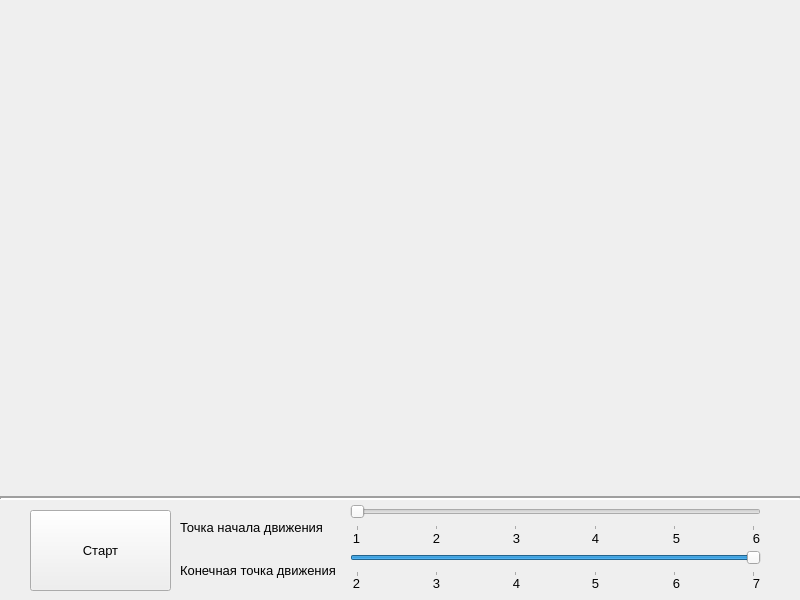
<?xml version="1.0" encoding="UTF-8"?>
<ui version="4.0">
 <class>Form</class>
 <widget class="QWidget" name="Form">
  <property name="geometry">
   <rect>
    <x>0</x>
    <y>0</y>
    <width>800</width>
    <height>600</height>
   </rect>
  </property>
  <property name="minimumSize">
   <size>
    <width>800</width>
    <height>600</height>
   </size>
  </property>
  <property name="maximumSize">
   <size>
    <width>800</width>
    <height>600</height>
   </size>
  </property>
  <property name="windowTitle">
   <string>Form</string>
  </property>
  <widget class="QPushButton" name="startBtn">
   <property name="geometry">
    <rect>
     <x>30</x>
     <y>510</y>
     <width>141</width>
     <height>81</height>
    </rect>
   </property>
   <property name="font">
    <font>
     <family>Segoe UI</family>
     <pointsize>10</pointsize>
    </font>
   </property>
   <property name="text">
    <string>Старт</string>
   </property>
  </widget>
  <widget class="QSlider" name="startLbl">
   <property name="geometry">
    <rect>
     <x>350</x>
     <y>500</y>
     <width>411</width>
     <height>31</height>
    </rect>
   </property>
   <property name="font">
    <font>
     <pointsize>10</pointsize>
     <weight>75</weight>
     <bold>true</bold>
    </font>
   </property>
   <property name="mouseTracking">
    <bool>false</bool>
   </property>
   <property name="acceptDrops">
    <bool>false</bool>
   </property>
   <property name="minimum">
    <number>1</number>
   </property>
   <property name="maximum">
    <number>6</number>
   </property>
   <property name="singleStep">
    <number>1</number>
   </property>
   <property name="pageStep">
    <number>1</number>
   </property>
   <property name="orientation">
    <enum>Qt::Horizontal</enum>
   </property>
   <property name="tickPosition">
    <enum>QSlider::TicksBelow</enum>
   </property>
   <property name="tickInterval">
    <number>1</number>
   </property>
  </widget>
  <widget class="QLabel" name="startPointOfMovementLabel">
   <property name="geometry">
    <rect>
     <x>180</x>
     <y>517</y>
     <width>151</width>
     <height>21</height>
    </rect>
   </property>
   <property name="font">
    <font>
     <family>Segoe UI</family>
     <pointsize>10</pointsize>
    </font>
   </property>
   <property name="text">
    <string>Точка начала движения</string>
   </property>
  </widget>
  <widget class="QLabel" name="endPointOfMovementLabel">
   <property name="geometry">
    <rect>
     <x>180</x>
     <y>560</y>
     <width>161</width>
     <height>21</height>
    </rect>
   </property>
   <property name="font">
    <font>
     <family>Segoe UI</family>
     <pointsize>10</pointsize>
    </font>
   </property>
   <property name="text">
    <string>Конечная точка движения</string>
   </property>
  </widget>
  <widget class="QSlider" name="stopLbl">
   <property name="geometry">
    <rect>
     <x>350</x>
     <y>546</y>
     <width>411</width>
     <height>31</height>
    </rect>
   </property>
   <property name="mouseTracking">
    <bool>false</bool>
   </property>
   <property name="minimum">
    <number>2</number>
   </property>
   <property name="maximum">
    <number>7</number>
   </property>
   <property name="singleStep">
    <number>1</number>
   </property>
   <property name="pageStep">
    <number>1</number>
   </property>
   <property name="value">
    <number>7</number>
   </property>
   <property name="orientation">
    <enum>Qt::Horizontal</enum>
   </property>
   <property name="tickPosition">
    <enum>QSlider::TicksBelow</enum>
   </property>
   <property name="tickInterval">
    <number>1</number>
   </property>
  </widget>
  <widget class="Line" name="separateLine">
   <property name="geometry">
    <rect>
     <x>0</x>
     <y>490</y>
     <width>801</width>
     <height>16</height>
    </rect>
   </property>
   <property name="lineWidth">
    <number>2</number>
   </property>
   <property name="orientation">
    <enum>Qt::Horizontal</enum>
   </property>
  </widget>
  <widget class="QLabel" name="bus">
   <property name="geometry">
    <rect>
     <x>25</x>
     <y>57</y>
     <width>141</width>
     <height>71</height>
    </rect>
   </property>
   <property name="text">
    <string/>
   </property>
  </widget>
  <widget class="QLabel" name="background">
   <property name="geometry">
    <rect>
     <x>0</x>
     <y>0</y>
     <width>800</width>
     <height>600</height>
    </rect>
   </property>
   <property name="minimumSize">
    <size>
     <width>800</width>
     <height>600</height>
    </size>
   </property>
   <property name="maximumSize">
    <size>
     <width>800</width>
     <height>600</height>
    </size>
   </property>
   <property name="text">
    <string/>
   </property>
  </widget>
  <widget class="QLabel" name="label">
   <property name="geometry">
    <rect>
     <x>341</x>
     <y>528</y>
     <width>31</width>
     <height>21</height>
    </rect>
   </property>
   <property name="font">
    <font>
     <family>Segoe UI</family>
     <pointsize>10</pointsize>
    </font>
   </property>
   <property name="text">
    <string>1</string>
   </property>
   <property name="alignment">
    <set>Qt::AlignCenter</set>
   </property>
  </widget>
  <widget class="QLabel" name="label_2">
   <property name="geometry">
    <rect>
     <x>421</x>
     <y>528</y>
     <width>31</width>
     <height>21</height>
    </rect>
   </property>
   <property name="font">
    <font>
     <family>Segoe UI</family>
     <pointsize>10</pointsize>
    </font>
   </property>
   <property name="text">
    <string>2</string>
   </property>
   <property name="alignment">
    <set>Qt::AlignCenter</set>
   </property>
  </widget>
  <widget class="QLabel" name="label_3">
   <property name="geometry">
    <rect>
     <x>501</x>
     <y>528</y>
     <width>31</width>
     <height>21</height>
    </rect>
   </property>
   <property name="font">
    <font>
     <family>Segoe UI</family>
     <pointsize>10</pointsize>
    </font>
   </property>
   <property name="text">
    <string>3</string>
   </property>
   <property name="alignment">
    <set>Qt::AlignCenter</set>
   </property>
  </widget>
  <widget class="QLabel" name="label_4">
   <property name="geometry">
    <rect>
     <x>580</x>
     <y>528</y>
     <width>31</width>
     <height>21</height>
    </rect>
   </property>
   <property name="font">
    <font>
     <family>Segoe UI</family>
     <pointsize>10</pointsize>
    </font>
   </property>
   <property name="text">
    <string>4</string>
   </property>
   <property name="alignment">
    <set>Qt::AlignCenter</set>
   </property>
  </widget>
  <widget class="QLabel" name="label_5">
   <property name="geometry">
    <rect>
     <x>661</x>
     <y>528</y>
     <width>31</width>
     <height>21</height>
    </rect>
   </property>
   <property name="font">
    <font>
     <family>Segoe UI</family>
     <pointsize>10</pointsize>
    </font>
   </property>
   <property name="text">
    <string>5</string>
   </property>
   <property name="alignment">
    <set>Qt::AlignCenter</set>
   </property>
  </widget>
  <widget class="QLabel" name="label_6">
   <property name="geometry">
    <rect>
     <x>741</x>
     <y>528</y>
     <width>31</width>
     <height>21</height>
    </rect>
   </property>
   <property name="font">
    <font>
     <family>Segoe UI</family>
     <pointsize>10</pointsize>
    </font>
   </property>
   <property name="text">
    <string>6</string>
   </property>
   <property name="alignment">
    <set>Qt::AlignCenter</set>
   </property>
  </widget>
  <widget class="QLabel" name="label_7">
   <property name="geometry">
    <rect>
     <x>501</x>
     <y>573</y>
     <width>31</width>
     <height>21</height>
    </rect>
   </property>
   <property name="font">
    <font>
     <family>Segoe UI</family>
     <pointsize>10</pointsize>
    </font>
   </property>
   <property name="text">
    <string>4</string>
   </property>
   <property name="alignment">
    <set>Qt::AlignCenter</set>
   </property>
  </widget>
  <widget class="QLabel" name="label_8">
   <property name="geometry">
    <rect>
     <x>661</x>
     <y>573</y>
     <width>31</width>
     <height>21</height>
    </rect>
   </property>
   <property name="font">
    <font>
     <family>Segoe UI</family>
     <pointsize>10</pointsize>
    </font>
   </property>
   <property name="text">
    <string>6</string>
   </property>
   <property name="alignment">
    <set>Qt::AlignCenter</set>
   </property>
  </widget>
  <widget class="QLabel" name="label_9">
   <property name="geometry">
    <rect>
     <x>421</x>
     <y>573</y>
     <width>31</width>
     <height>21</height>
    </rect>
   </property>
   <property name="font">
    <font>
     <family>Segoe UI</family>
     <pointsize>10</pointsize>
    </font>
   </property>
   <property name="text">
    <string>3</string>
   </property>
   <property name="alignment">
    <set>Qt::AlignCenter</set>
   </property>
  </widget>
  <widget class="QLabel" name="label_10">
   <property name="geometry">
    <rect>
     <x>741</x>
     <y>573</y>
     <width>31</width>
     <height>21</height>
    </rect>
   </property>
   <property name="font">
    <font>
     <family>Segoe UI</family>
     <pointsize>10</pointsize>
    </font>
   </property>
   <property name="text">
    <string>7</string>
   </property>
   <property name="alignment">
    <set>Qt::AlignCenter</set>
   </property>
  </widget>
  <widget class="QLabel" name="label_11">
   <property name="geometry">
    <rect>
     <x>341</x>
     <y>573</y>
     <width>31</width>
     <height>21</height>
    </rect>
   </property>
   <property name="font">
    <font>
     <family>Segoe UI</family>
     <pointsize>10</pointsize>
    </font>
   </property>
   <property name="text">
    <string>2</string>
   </property>
   <property name="alignment">
    <set>Qt::AlignCenter</set>
   </property>
  </widget>
  <widget class="QLabel" name="label_12">
   <property name="geometry">
    <rect>
     <x>580</x>
     <y>573</y>
     <width>31</width>
     <height>21</height>
    </rect>
   </property>
   <property name="font">
    <font>
     <family>Segoe UI</family>
     <pointsize>10</pointsize>
    </font>
   </property>
   <property name="text">
    <string>5</string>
   </property>
   <property name="alignment">
    <set>Qt::AlignCenter</set>
   </property>
  </widget>
  <zorder>background</zorder>
  <zorder>startBtn</zorder>
  <zorder>startLbl</zorder>
  <zorder>startPointOfMovementLabel</zorder>
  <zorder>endPointOfMovementLabel</zorder>
  <zorder>stopLbl</zorder>
  <zorder>separateLine</zorder>
  <zorder>bus</zorder>
  <zorder>label</zorder>
  <zorder>label_2</zorder>
  <zorder>label_3</zorder>
  <zorder>label_4</zorder>
  <zorder>label_5</zorder>
  <zorder>label_6</zorder>
  <zorder>label_7</zorder>
  <zorder>label_8</zorder>
  <zorder>label_9</zorder>
  <zorder>label_10</zorder>
  <zorder>label_11</zorder>
  <zorder>label_12</zorder>
 </widget>
 <resources/>
 <connections/>
</ui>
